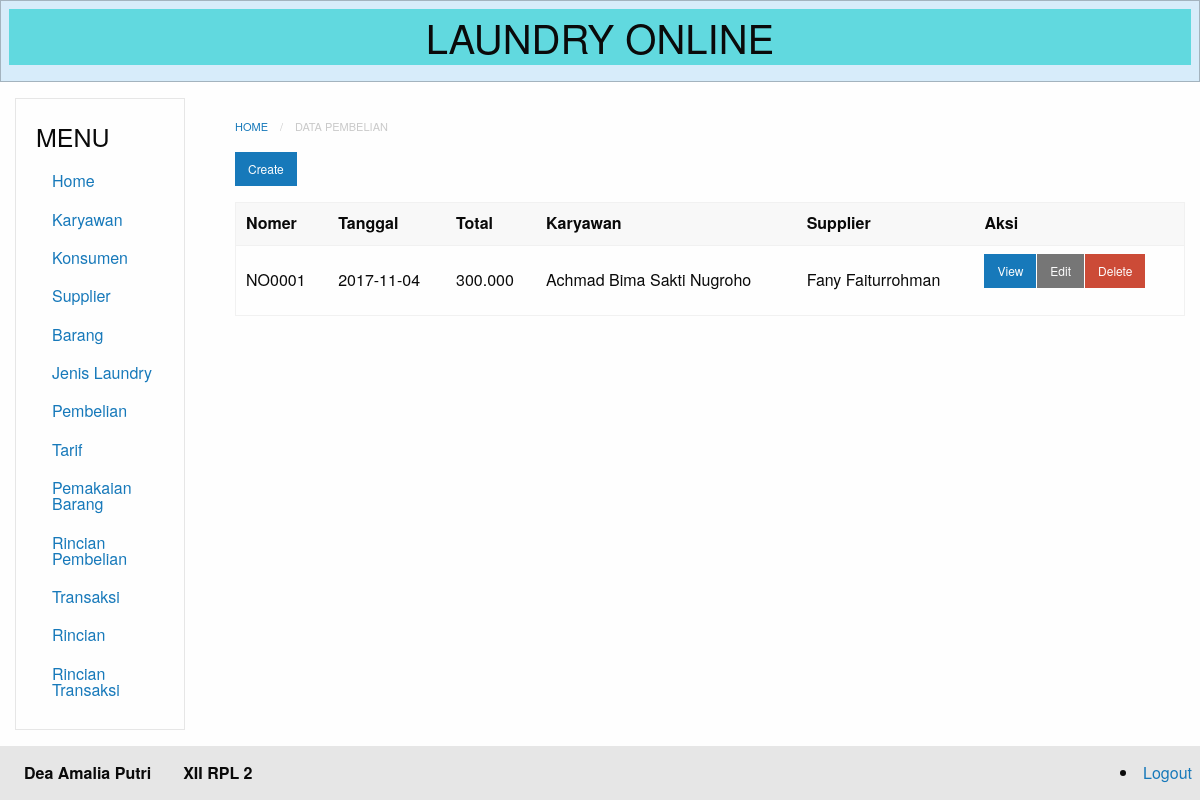
Screenshot of /index.php?module=pembelian (signed in) with the database file from the repository.
### tables this page shows
CREATE TABLE `pembelian` (
  `id` int(11) NOT NULL,
  `nomer` varchar(20) NOT NULL,
  `tanggal` date NOT NULL,
  `total` varchar(20) NOT NULL,
  `karyawan_id` int(11) NOT NULL,
  `supplier_id` int(11) NOT NULL
);

CREATE TABLE `karyawan` (
  `id` int(11) NOT NULL,
  `nik` varchar(20) NOT NULL,
  `nama` varchar(50) NOT NULL,
  `alamat` varchar(50) NOT NULL,
  `telp` varchar(50) NOT NULL,
  `gender` enum('L','P') NOT NULL
);

CREATE TABLE `supplier` (
  `id` int(11) NOT NULL,
  `nama` varchar(50) NOT NULL,
  `alamat` varchar(50) NOT NULL,
  `telp` varchar(50) NOT NULL
);

### database.php (called while the page is built, shortened)
<?php
class Database {
	private $db_host = "localhost";
	private $db_user = "root";
	private $db_pass = "";
	private $db_name = "11_deaamaliaputri_laundry";
	var $con = false;
    var $myconn = "";
	var $result = array();
    function __construct() {
        if(!$this->con){
            $this->myconn = new mysqli($this->db_host, $this->db_user, $this->db_pass, $this->db_name);
            if($this->myconn->connect_errno > 0){
                array_push($this->result, $this->myconn->connect_error);
                return false;
            }else{
                $this->myconn->set_charset('utf8');
                $this->con = true;
                return true;
            }
        } else {
            return true;
        }
    }
	public function select($table, $rows = '*', $join = null,$join2 = null , $where = null, $order = null, $limit = null){
		$q = 'SELECT '.$rows.' FROM '.$table;
		if($join != null){
			$q .= ' JOIN '.$join;
		}
		if($join2 != null){
			$q .= ' JOIN '.$join2;
		}
        if($this->tableExists($table)){
        	$query = $this->myconn->query($q);
			if($query){
				$this->numResults = $query->num_rows;
				for($i = 0; $i < $this->numResults; $i++){
					$r = $query->fetch_array();
                	$key = array_keys($r);
                	for($x = 0; $x < count($key); $x++){
                    	if(!is_int($key[$x])){
                    		if($query->num_rows >= 1){
                    			$this->result[$i][$key[$x]] = $r[$key[$x]];
							}else{
								$this->result[$i][$key[$x]] = null;
							}
						}
					}
				}
				return true;
			}else{
				array_push($this->result, $this->myconn->error);
				return false;
			}
      	}else{
      		return false;
    	}
    }
	private function TableExists($table) {
    	$res = $this->myconn->query('SHOW TABLES LIKE "'.$table.'"');
    	if(isset($res->num_rows)) {
        	return $res->num_rows > 0 ? true : false;
    	} else {
    		array_push($this->result, $table." does not exist in this database");
    		return false;
    	}
	}
    public function getResult(){
        $val = $this->result;
        $this->result = array();
        return $val;
    }
}

### modules/pembelian/pembelian-index.php (the view)
<nav aria-label="You are here:" role="navigation">
<ul class="breadcrumbs">
  <li><a href="?module=home">Home</a></li>
  <li class="disabled">Data Pembelian</li>
</ul>
</nav>
  <a href="?module=pembelian-create" class="small button">Create</a>
<table>
  <thead>
      <tr>
          <th>Nomer</th>
          <th>Tanggal </th>
          <th>Total </th>
          <th>Karyawan </th>
          <th>Supplier </th>
          <th>Aksi</th>
      </tr>
  </thead>
<?php
  require_once("database.php");
  $db=new Database();
  $db->select('pembelian', 'pembelian.id, pembelian.nomer, pembelian.tanggal,
                 pembelian.total, pembelian.karyawan_id, pembelian.supplier_id,
                 karyawan.nama, supplier.nama as supplier',
                 'karyawan ON karyawan.id = pembelian.karyawan_id',
                 'supplier ON supplier.id = pembelian.supplier_id');
  $res=$db->getResult();
if(count($res) == 0){ ?>
    <tr>
        <td colspan="8">Tidak ada data yang tersedia </td>
    </tr>
<?php
    }else{
        foreach ($res as &$r){?>
        <tr>
            <td><?php echo $r['nomer'] ?></td>
            <td><?php echo $r['tanggal'] ?></td>
            <td><?php echo $r['total'] ?></td>
            <td><?php echo $r['nama'] ?></td>
            <td><?php echo $r['supplier'] ?></td>
            <td>
                <div class="small button-group">
                    <a href="?module=pembelian-show&id=<?php echo $r['id']; ?>" class=" button">View</a>
                    <a href="?module=pembelian-edit&id=<?php echo $r['id']; ?>" class="secondary button">Edit</a>
                    <a href="?module=pembelian-delete&id=<?php echo $r['id']; ?>"onClick='return confirm("Apakah yakin menghapus?")' class="alert button">Delete</a>
                </div>
            </td>
        </tr>
<?php
              }
          }
          ?>
</table>

### rows the page displays
pembelian: nomer "NO0001", tanggal "2017-11-04", total "300.000", karyawan.nama "Achmad Bima Sakti Nugroho", supplier.nama "Fany Faiturrohman"
